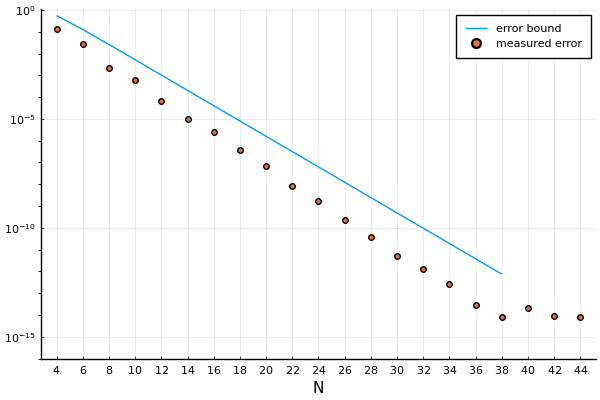

The Julia source for this figure:
using ApproximatingMapsBetweenLinearSpaces
using Plots; pyplot()

m=4
Ns=4:4:44

function g(x)
    return 1.0 / (1.0 + sum([xi^2 for xi in x]))
end
    
V(nu) = (1 + sqrt(m)) * factorial(big(nu)) # Bound for |(d/dxi)^n g(x)|
Lambda(N) = (2 / pi) * log(N + 1) + 1 # Chebyshev interpolation operator norm
b(N) = minimum([ # Bound for |g - ghat|
    4 * V(nu) * (Lambda(N)^m - 1) / (pi * nu * big(N - nu)^nu * (Lambda(N) - 1))
    for nu in 1:(N - 1)])

# Loop over nbr of interpolation points
es = [NaN for _ in Ns]
bs = [NaN for _ in Ns]
for (i, N) = enumerate(Ns)
    local ghat = approximate_scalar(
        m,
        g;
        univariate_scheme=chebfun(N),
        eps_rel=1e-15
        )

    # e = max(|g - ghat|)
    es[i] = maximum([
        abs(g(x) - ghat(x))
        for x in [2 * rand(m) .- 1.0 for _ in 1:1000]])
    bs[i] = b(N)
end

p = plot(;
    xlabel="N",
    xticks=Ns,
    yaxis=:log,
    ylims=(1e-16, 2 * maximum([es..., bs...])),
    yticks=([1e0, 1e-5, 1e-10, 1e-15]),
    legend=:topright,
    )
plot!(p, Ns, bs; label="error bound")
scatter!(p, Ns, es; label="measured error")

# # To save figure and data to file:
# using CSV
# using DataFrames: DataFrame
# savefig("Example1.png")
# CSV.write("Example1.csv", DataFrame([:Ns => Ns, :es => es, :bs => bs]))
